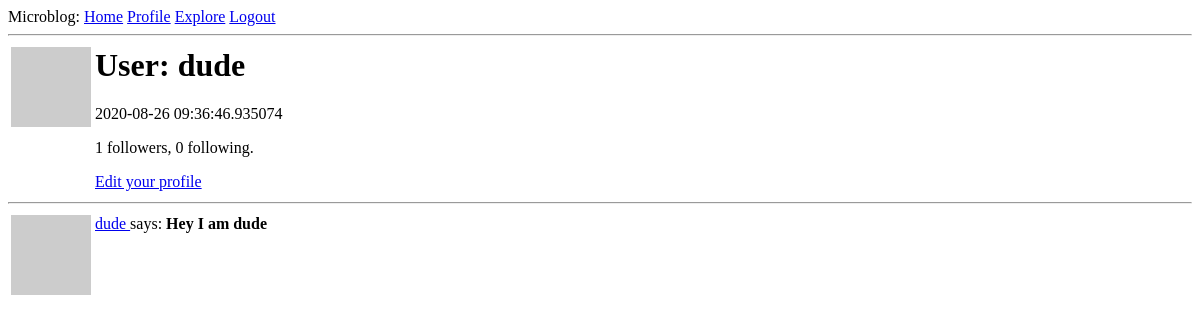
Before: /user/dude (signed in) with the older database file.
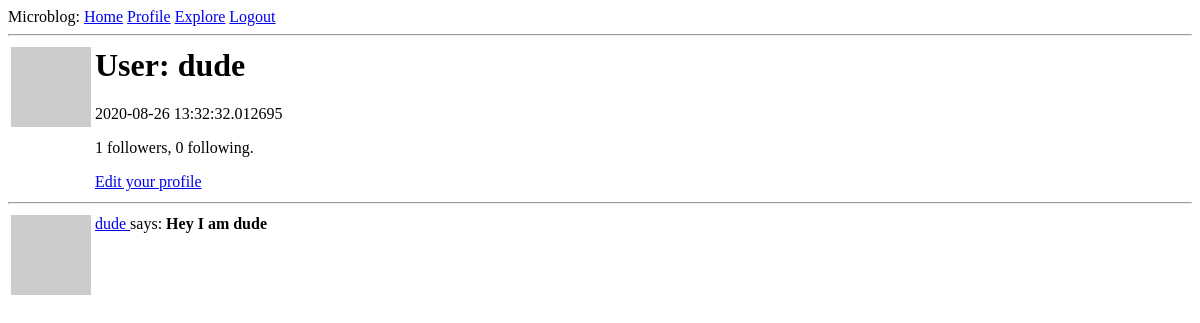
After: the same page with the newer database file.
### app/models.py (models this page shows, shortened)
class User(UserMixin, db.Model):
    id = db.Column(db.Integer, primary_key=True)
    username = db.Column(db.String(64), index=True, unique=True)
    email = db.Column(db.String(120), index=True, unique=True)
    password_hash = db.Column(db.String(128))
    about_me = db.Column(db.String(140))
    last_seen = db.Column(db.DateTime, default=datetime.utcnow)
    followed = db.relationship(
        'User', secondary=followers,
        primaryjoin=(followers.c.follower_id == id),
        secondaryjoin=(followers.c.followed_id == id),
        backref=db.backref('followers', lazy='dynamic'),
        lazy='dynamic'
    )
    posts = db.relationship('Post', backref='author', lazy='dynamic')
    def avatar(self, size):
        digest = md5(self.email.lower().encode('utf-8')).hexdigest()
        return 'https://www.gravatar.com/avatar/{}?d=identicon&s={}'.format(digest, size)

class Post(db.Model):
    id = db.Column(db.Integer, primary_key=True)
    body = db.Column(db.String(140))
    timestamp = db.Column(db.DateTime, index=True, default=datetime.utcnow)
    user_id = db.Column(db.Integer, db.ForeignKey('user.id'))

### app/routes.py (the view)
@app.route('/user/<username>')
@login_required
def user(username):
    user = User.query.filter_by(username=username).first_or_404()
    page = request.args.get('page', 1, type=int)
    posts = user.posts.order_by(
        Post.timestamp.desc()
    ).paginate(
        page,
        app.config['POSTS_PER_PAGE'],
        False
    )
    next_url = url_for('user', username=username, page = posts.next_num) if posts.has_next else None
    prev_url = url_for('user', username=username, page = posts.prev_num) if posts.has_prev else None
    form = EmptyForm()
    return render_template('user.html', user=user, posts=posts.items, form=form,
                            prev_url=prev_url, next_url=next_url)

### app/models.py (called while the page is built)
@login.user_loader
def load_user(id):
    return User.query.get(int(id))

### app/routes.py (called while the page is built)
@app.before_request
def before_request():
    if current_user.is_authenticated:
        current_user.last_seen = datetime.utcnow()
        db.session.commit()

### app/templates/user.html (shortened to what this page needs)
{% extends "base.html" %}
{% block content %}
    <table>
        <tr valign="top">
            <td> <img src = "{{ user.avatar(128) }}"> </td>
            <td>
                <h1>User: {{ user.username }}</h1>
                {% if user.last_seen %} <p>{{ user.last_seen}}</p> {% endif %}
                <p> {{ user.followers.count() }} followers, {{ user.followed.count() }} following. </p>
                {% if user==current_user %}
                    <p><a href="{{ url_for('edit_profile') }}">Edit your profile</a></p>
                {% endif %}
            </td>
        </tr>
    </table>
    <hr>
    {% for post in posts %}
        {% include '_post.html' %}
    {% endfor %}
{% endblock %}

### app/templates/base.html (shortened to what this page needs)
<html>
    <head>
    </head>
    <body>
        <div>
          Microblog:
          <a href="{{ url_for('index') }}">Home</a>
          {% if current_user.is_anonymous %}
          <a href="{{ url_for('login') }}">Login</a>
          {% else %}
          <a href="{{ url_for('user', username=current_user.username) }}">Profile</a>
          <a href="{{ url_for('explore') }}">Explore</a>
          <a href="{{ url_for('logout') }}">Logout</a>
          {% endif %}
        </div>
        <hr>
        {% block content %}{% endblock %}
    </body>
</html>

### app/templates/_post.html
<table>
    <tr valign="top">
        <td> <img src = "{{ post.author.avatar(36) }}"> </td>
        <td>
            <a href="{{ url_for('user', username=post.author.username) }}">
                {{ post.author.username }}
            </a>
            says: <b> {{ post.body }}
        </td>
    </tr>
</table>

Changed rows visible on the page:
changed User "dude": last_seen "2020-08-26 09:36:46.935074" → "2020-08-26 13:32:32.012695"
